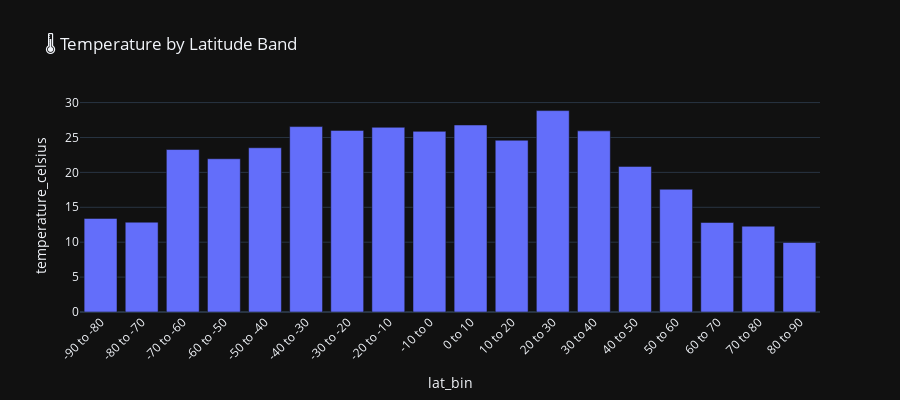

Write notebook code for a chart like this one.
### Code cell
# Temperature by latitude
df['lat_bin'] = pd.cut(df['latitude'], bins=18, labels=[f"{i*10-90} to {(i+1)*10-90}" for i in range(18)])
lat_temp = df.groupby('lat_bin')['temperature_celsius'].mean().reset_index()
fig = px.bar(lat_temp, x='lat_bin', y='temperature_celsius', title='🌡️ Temperature by Latitude Band')
fig.update_layout(template='plotly_dark', height=400, xaxis_tickangle=-45)
fig.show()

### Figure 1 — Plotly figure (JSON) as saved in the notebook; plotly's stock layout.template omitted (floating-point values rounded to 4 significant figures)
{"data": [{"hovertemplate": "lat_bin=%{x}<br>temperature_celsius=%{y}<extra></extra>", "legendgroup": "", "marker": {"color": "#636efa", "pattern": {"shape": ""}}, "name": "", "orientation": "v", "showlegend": false, "textposition": "auto", "type": "bar", "x": ["-90 to -80", "-80 to -70", "-70 to -60", "-60 to -50", "-50 to -40", "-40 to -30", "-30 to -20", "-20 to -10", "-10 to 0", "0 to 10", "10 to 20", "20 to 30", "30 to 40", "40 to 50", "50 to 60", "60 to 70", "70 to 80", "80 to 90"], "xaxis": "x", "y": [13.41, 12.87, 23.28, 21.95, 23.53, 26.56, 26.02, 26.46, 25.88, 26.79, 24.6, 28.85, 25.95, 20.86, 17.59, 12.82, 12.29, 9.956], "yaxis": "y"}], "layout": {"barmode": "relative", "height": 400, "legend": {"tracegroupgap": 0}, "title": {"text": "🌡️ Temperature by Latitude Band"}, "xaxis": {"anchor": "y", "domain": [0, 1], "tickangle": -45, "title": {"text": "lat_bin"}}, "yaxis": {"anchor": "x", "domain": [0, 1], "title": {"text": "temperature_celsius"}}}}
